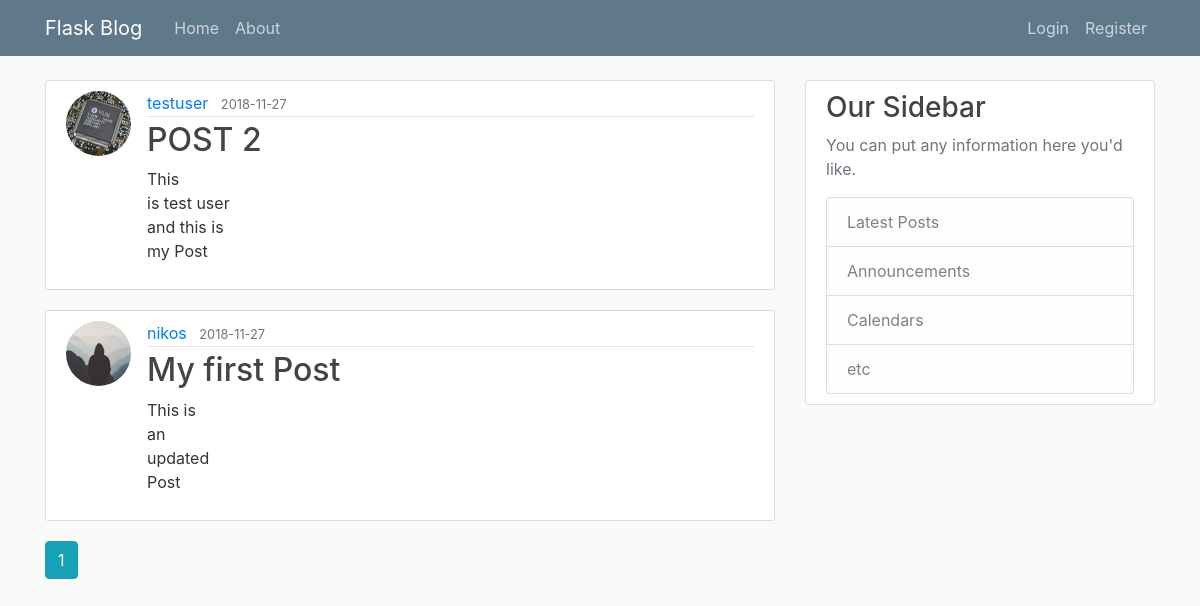
The page /home on the database its author committed.
### app.py (models this page shows, shortened)
class Post(db.Model):
    id = db.Column(db.Integer, primary_key=True)
    title = db.Column(db.String(100), nullable=False)
    date_posted = db.Column(db.DateTime, nullable=False, default= datetime.utcnow)
    content = db.Column(db.Text, nullable=False)
    user_id = db.Column(db.Integer, db.ForeignKey('user.id'), nullable=False)

class User(db.Model, UserMixin):
    id = db.Column(db.Integer, primary_key=True)
    username = db.Column(db.String(20), unique=True, nullable=False)
    email = db.Column(db.String(120), unique=True, nullable=False)
    image_file = db.Column(db.String(20), nullable=False, default=('default.jpg'))
    password = db.Column(db.String(60), nullable=False)
    posts = db.relationship('Post', backref='author',lazy=True)

### app.py (the view)
@app.route("/")
@app.route("/home")
def home():
    page = request.args.get('page', 1, type=int)
    posts = Post.query.order_by(Post.date_posted.desc()).paginate(page=page,per_page=5)
    return render_template('home.html', posts=posts)

### templates/home.html (shortened to what this page needs)
{% extends "layout.html" %}
{% block content %}
    {% for post in posts.items %}
       <article class="media content-section">
       <img class="rounded-circle article-img" alt="profile pic" src="{{ url_for('static', filename='profile_pics/' + post.author.image_file) }}">
        <div class="media-body">
            <div class="article-metadata">
            <a class="mr-2" href="{{ url_for('user_posts', username=post.author.username) }}">{{ post.author.username }}</a>
            <small class="text-muted">{{ post.date_posted.strftime('%Y-%m-%d') }}</small>
            </div>
            <h2><a class="article-title" href="{{ url_for('post', post_id=post.id) }}">{{ post.title }}</a></h2>
            <p class="article-content">{{ post.content }}</p>
        </div>
        </article>
    {% endfor %}
    {% for page_num in posts.iter_pages(left_edge=1, right_edge=1, left_current=1,right_current=2) %}
        {% if page_num %}
            {% if posts.page == page_num %}
                <a class="btn btn-info mb-4 " href="{{ url_for('home', page=page_num) }}">{{ page_num }}</a>
            {% else %}
                <a class="btn btn-outline-info mb-4 " href="{{ url_for('home', page=page_num) }}">{{ page_num }}</a>
            {% endif %}
        {% endif %}
    {% endfor %}
{% endblock content %}

### templates/layout.html (shortened to what this page needs)
<!DOCTYPE html>
<html lang="en">
<head>
    <link rel="stylesheet" href="https://maxcdn.bootstrapcdn.com/bootstrap/4.0.0/css/bootstrap.min.css">
    <link rel="stylesheet" type="text/css" href="{{ url_for('static', filename='main.css') }}">
</head>
<body>
    <header class="site-header">
         <nav class="navbar navbar-expand-md navbar-dark bg-steel fixed-top">
            <div class="container">
            <a class="navbar-brand mr-4" href="/">Flask Blog</a>
            <div class="collapse navbar-collapse" id="navbarToggle">
            <div class="navbar-nav mr-auto">
            <a class="nav-item nav-link" href="{{ url_for('home') }}">Home</a>
            <a class="nav-item nav-link" href="{{ url_for('about') }}">About</a>
            </div>
            <div class="navbar-nav">
                {% if current_user.is_authenticated %}
                    <a class="nav-item nav-link" href="{{ url_for('new_post') }}">New Post</a>
                    <a class="nav-item nav-link" href="{{ url_for('account') }}">Account</a>
                    <a class="nav-item nav-link" href="{{ url_for('logout') }}">Logout</a>
                {% else %}
                    <a class="nav-item nav-link" href="{{ url_for('login') }}">Login</a>
                    <a class="nav-item nav-link" href="{{ url_for('register') }}">Register</a>
                {% endif %}
            </div>
            </div>
            </div>
         </nav>
</header>
    <main role="main" class="container">
    <div class="row">
    <div class="col-md-8">
      {% block content %}{% endblock %}
    </div>
    <div class="col-md-4">
      <div class="content-section">
        <h3>Our Sidebar</h3>
        <p class='text-muted'>You can put any information here you'd like.
          <ul class="list-group">
            <li class="list-group-item list-group-item-light">Latest Posts</li>
            <li class="list-group-item list-group-item-light">Announcements</li>
            <li class="list-group-item list-group-item-light">Calendars</li>
            <li class="list-group-item list-group-item-light">etc</li>
          </ul>
      </div>
    </div>
    </div>
    </main>
</body>
</html>

### static/main.css (style rules this page uses)
body { background: #fafafa; color: #333333; margin-top: 5rem; }
h1, h2, h3, h4, h5, h6 { color: #444444; }
.bg-steel { background-color: #5f788a; }
.site-header .navbar-nav .nav-link { color: #cbd5db; }
.content-section { background: #ffffff; padding: 10px 20px; border: 1px solid #dddddd; border-radius: 3px; margin-bottom: 20px; }
.article-title { color: #444444; }
.article-content { white-space: pre-line; }
.article-img { height: 65px; width: 65px; margin-right: 16px; }
.article-metadata { padding-bottom: 1px; margin-bottom: 4px; border-bottom: 1px solid #e3e3e3 }

### rows shown on the page
Post: image_file (picture), author.username "testuser", date_posted "2018-11-27", title "POST 2", content "This is test user and this is my Post"
Post: image_file (placeholder picture), author.username "nikos", date_posted "2018-11-27", title "My first Post", content "This is an updated Post"

### other values the page prints
{{ page_num }} "1"
